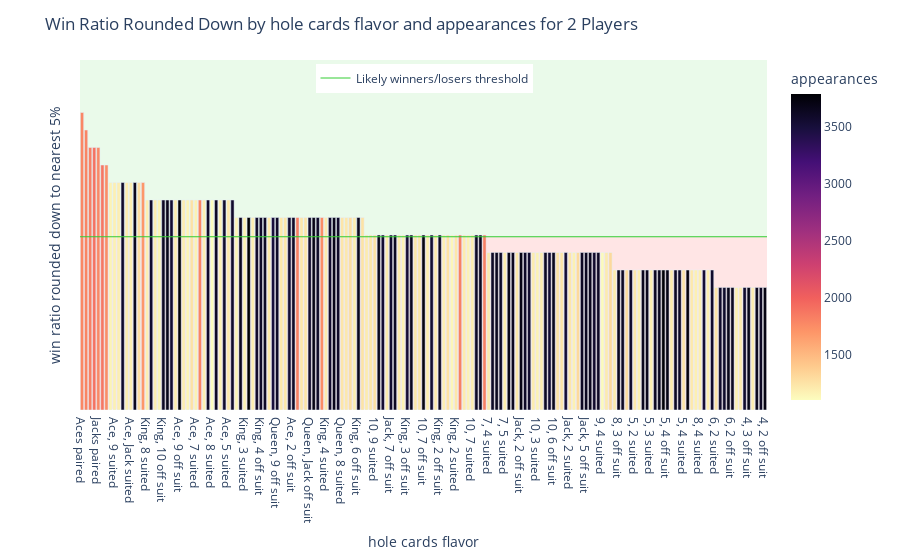

The cell this chart's notebook holds for it:
### Code cell
import importlib
import src.plot_data
importlib.reload(src.plot_data)

from src.plot_data import plot_data


plot_data(show_plot=True)

### Figure 1 — Plotly figure (JSON) as saved in the notebook; plotly's stock layout.template omitted (floating-point values rounded to 4 significant figures; data arrays with more than 128 entries replaced by an {"elided": "..."} marker saying what was removed)
{"data": [{"alignmentgroup": "True", "hovertemplate": "hole cards flavor=%{x}<br>win ratio rounded down to nearest 5%=%{y}<br>appearances=%{marker.color}<extra></extra>", "legendgroup": "", "marker": {"color": {"elided": "169 int values"}, "coloraxis": "coloraxis", "pattern": {"shape": ""}}, "name": "", "offsetgroup": "", "orientation": "v", "showlegend": false, "textposition": "auto", "type": "bar", "x": {"elided": "169 str values"}, "xaxis": "x", "y": {"elided": "169 float values"}, "yaxis": "y"}, {"line": {"color": "limegreen", "width": 1}, "mode": "lines", "name": "Likely winners/losers threshold", "showlegend": true, "type": "scatter", "x": [null], "y": [null]}], "layout": {"barmode": "relative", "coloraxis": {"colorbar": {"title": {"text": "appearances"}}, "colorscale": [[0, "#fcfdbf"], [0.1111, "#feca8d"], [0.2222, "#fd9668"], [0.3333, "#f1605d"], [0.4444, "#cd4071"], [0.5556, "#9e2f7f"], [0.6667, "#721f81"], [0.7778, "#440f76"], [0.8889, "#180f3d"], [1, "#000004"]]}, "legend": {"tracegroupgap": 0, "x": 0.5, "xanchor": "center", "y": 0.99, "yanchor": "top"}, "margin": {"t": 60}, "plot_bgcolor": "white", "shapes": [{"line": {"color": "limegreen", "width": 1}, "type": "line", "x0": 0, "x1": 1, "xref": "paper", "y0": 0.495, "y1": 0.495, "yref": "y"}, {"fillcolor": "limegreen", "layer": "below", "line": {"width": 0}, "opacity": 0.1, "type": "rect", "x0": 0, "x1": 1, "xref": "paper", "y0": 0.495, "y1": 1, "yref": "y"}, {"fillcolor": "red", "layer": "below", "line": {"width": 0}, "opacity": 0.1, "type": "rect", "x0": 0, "x1": 1, "xref": "paper", "y0": 0, "y1": 0.495, "yref": "y"}], "title": {"text": "Win Ratio Rounded Down by hole cards flavor and appearances for 2 Players"}, "xaxis": {"anchor": "y", "domain": [0, 1], "title": {"text": "hole cards flavor"}}, "yaxis": {"anchor": "x", "domain": [0, 1], "range": [0, 1], "showgrid": false, "showticklabels": false, "title": {"text": "win ratio rounded down to nearest 5%"}}}}
